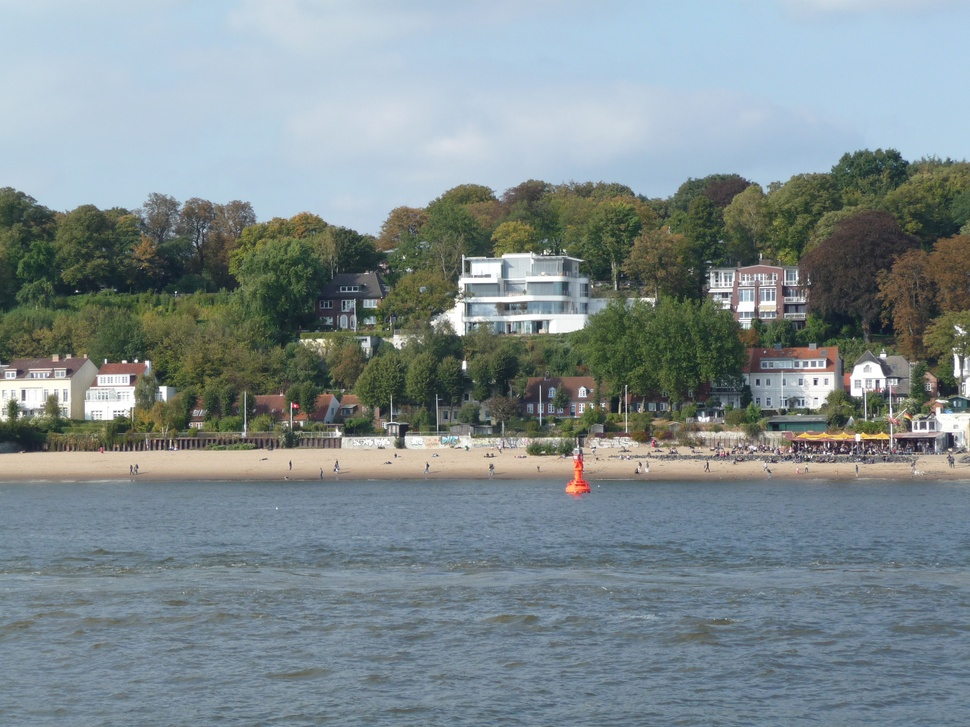
%> input picture ABC/beach_wood_orig.jpg, 970 x 727 px, shrunk from 3264 x 2448 before the run
$ octave test.m   (GNU Octave 9; MATLAB toolbox functions it lacks are replaced by stand-ins)
%> lines starting %> are read from the running program, lines starting %| are printed output that depends on the picture
clc;
clearvars;
close all;
workspace;
fontSize = 16;
folder = fullfile(matlabroot, 'parrotsec.png');
if ~exist(folder, 'dir')
  folder = [];
end
baseFileName = 'beach_wood_orig.jpg';
fullFileName = fullfile(folder, baseFileName);
grayImage = imread(fullFileName);
%> grayImage is the input picture: size 727x970x3 uint8; mean R, G, B 127, 139.5, 142.6
[rows columns numberOfColorBands] = size(grayImage)
%> rows = 727; columns = 970; numberOfColorBands = 3
subplot(2, 2, 1);
imshow(grayImage, []);
title('Original Grayscale Image', 'FontSize', fontSize);
set(gcf, 'Position', get(0,'Screensize'));
set(gcf,'name','Image Analysis Demo','numbertitle','off')
medianFilterFunction = @(theBlockStructure) median(theBlockStructure.data(:)) * ones(size(theBlockStructure.data), class(theBlockStructure.data));
blockSize = [8 8];
blockyImage8 = blockproc(single(grayImage), blockSize, medianFilterFunction); % Works.
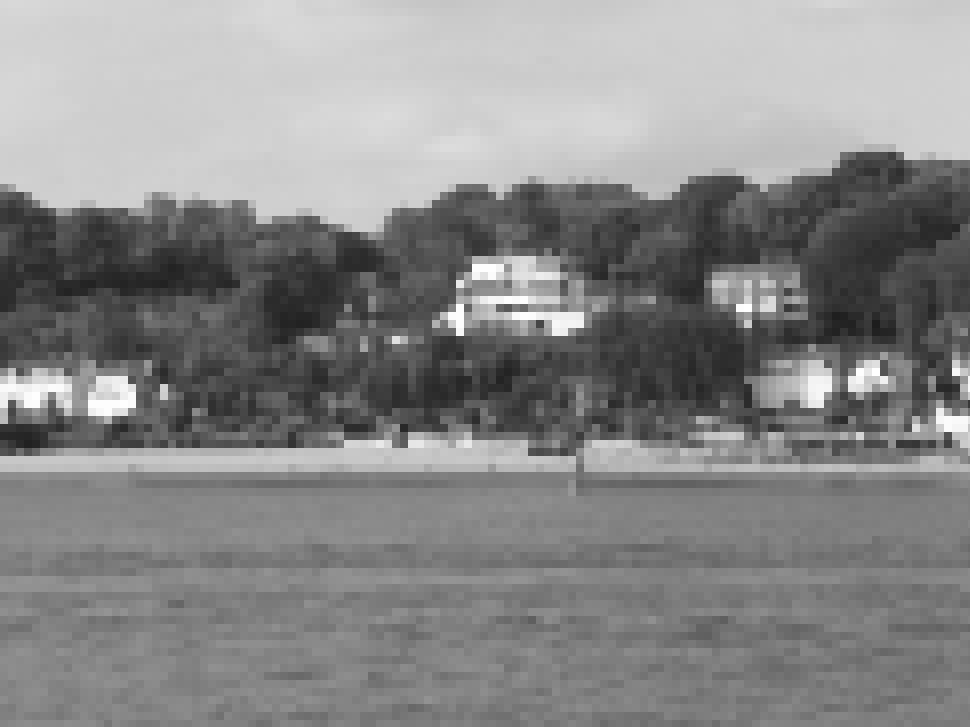
%> blockyImage8: size 727x970x3 single; min 29, max 255, mean 136.5
[rows columns] = size(blockyImage8);
%> columns = 2910
subplot(2, 2, 2);
imshow(blockyImage8, []);
caption = sprintf('Block Median Image\n32 blocks. Input block size = 8, output block size = 8\n%d rows by %d columns', rows, columns);
title(caption, 'FontSize', fontSize);
meanFilterFunction = @(theBlockStructure) mean2(theBlockStructure.data(:)) * ones(2,2, class(theBlockStructure.data));
blockSize = [4 4];
blockyImage64 = blockproc(grayImage, blockSize, meanFilterFunction);
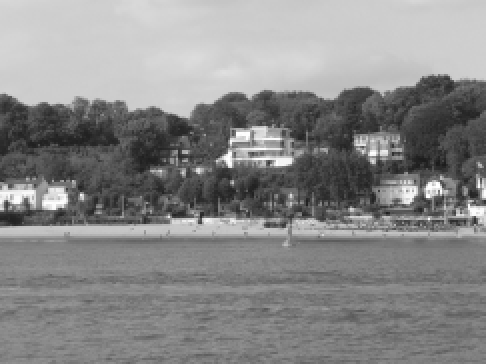
%> blockyImage64: size 364x486 uint8; min 27, max 255, mean 136.4
[rows columns] = size(blockyImage64);
%> rows = 364; columns = 486
subplot(2, 2, 3);
imshow(blockyImage64, []);
caption = sprintf('Block Mean Image\n64 blocks. Input block size = 4, output block size = 2\n%d rows by %d columns', rows, columns);
title(caption, 'FontSize', fontSize);
blockSize = [8 8];
StDevFilterFunction = @(theBlockStructure) std(double(theBlockStructure.data(:)));
blockyImageSD = blockproc(grayImage, blockSize, StDevFilterFunction);
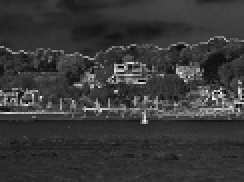
%> blockyImageSD: size 91x122 double (shown 2 times larger); min 0.954, max 80.88, mean 18.9; drawn with min black and max white
[rows columns] = size(blockyImageSD);
%> rows = 91; columns = 122
subplot(2, 2, 4);
imshow(blockyImageSD, []);
title('Standard Deviation Filtered Image', 'FontSize', fontSize);
caption = sprintf('Block Standard Deviation Filtered Image\n32 blocks. Input block size = 8, output block size = 1\n%d rows by %d columns', rows, columns);
title(caption, 'FontSize', fontSize);
